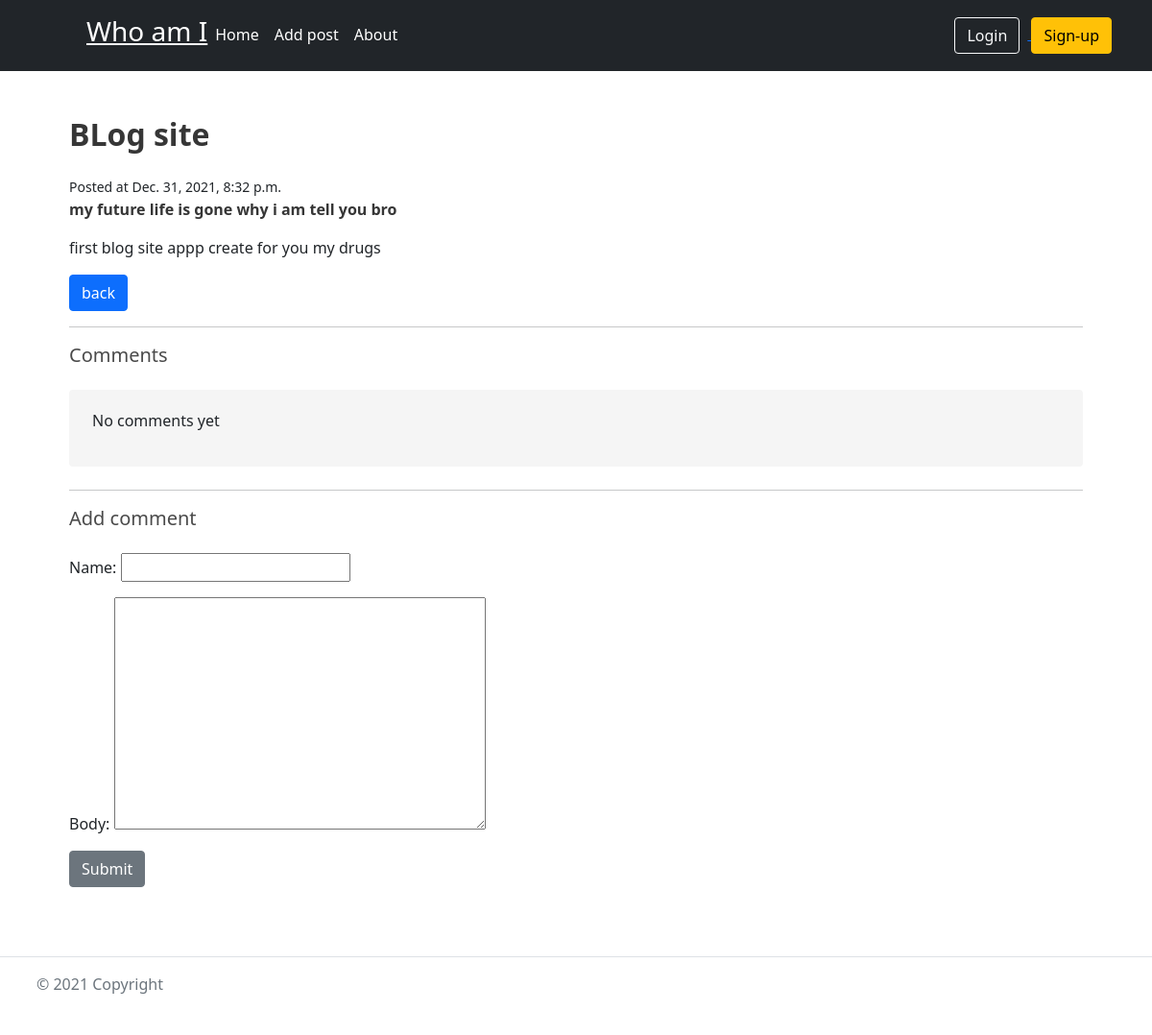
Page /blogpost/ on the committed database.
### blogapp/models.py (models this page shows, shortened)
class Post(models.Model):
    title = models.CharField(max_length=255)
    slug = models.SlugField()
    intro = models.TextField()
    body = models.TextField()
    date_added = models.DateTimeField(auto_now_add=True)
    class Meta:
        ordering = ['-date_added']

### blogapp/views.py (the view)
# urls.py: path('<str:slug>/', post_detail, name='post_detail'),
def post_detail(request, slug):
    post = Post.objects.get(slug=slug)
    form = CommentForm(request.POST)
    if request.method == 'POST':
        if form.is_valid():
            comment = form.save(commit=False)
            comment.post = post
            comment.save()
            return redirect('post_detail', slug=post.slug)
    else:
        form = CommentForm()
    return render(request, 'blogapp/post_detail.html', {'post': post, 'form': form})

### blogapp/forms.py
class CommentForm(forms.ModelForm):
	class Meta:
		model = Comment
		fields = ['name', 'body']

### blogapp/templates/blogapp/post_detail.html (shortened to what this page needs)
{% extends 'blogapp/base.html' %}
{% block content %}
	<div class="container">
		<h1 class="title">{{ post.title }}</h1>
		<small>Posted at {{ post.date_added }}</small>
		<p><strong>{{ post.intro }}</strong></p>
		<p>{{ post.body }}</p>
		<a href="{% url 'home' %}"><button type="button" class="btn btn-primary">back</button></a>
		<hr>
		<h2 class="subtitle">Comments</h2>
		{% for comment in post.comment.all %}
			<article class="media">
				<div class="media-content">
					<div class="content">
						<p>
							<strong> {{ comment.name }} </strong><smal>{{ comment.date_added }}</smal>
							<br>
							{{ comment.body }}
						</p>
					</div>
				</div>
			</article>
		{% empty %}
		<div class="notification">
			<p>No comments yet </p>
		</div>
		<hr>
		{% endfor %}
		<h2 class="subtitle">Add comment</h2>
		<form method="POST" action=".">
			{{ form.as_p }}
			<div class="field">
				<div class="control">
					<button class="btn btn-secondary">Submit</button>
				</div>
			</div>
		</form>
	</div>
{% endblock %}

### rows in the picture
Post: title "BLog site", date_added "Dec. 31, 2021, 8:32 p.m.", intro "my future life is gone why i am tell you bro", body "first blog site appp create for you my drugs"
